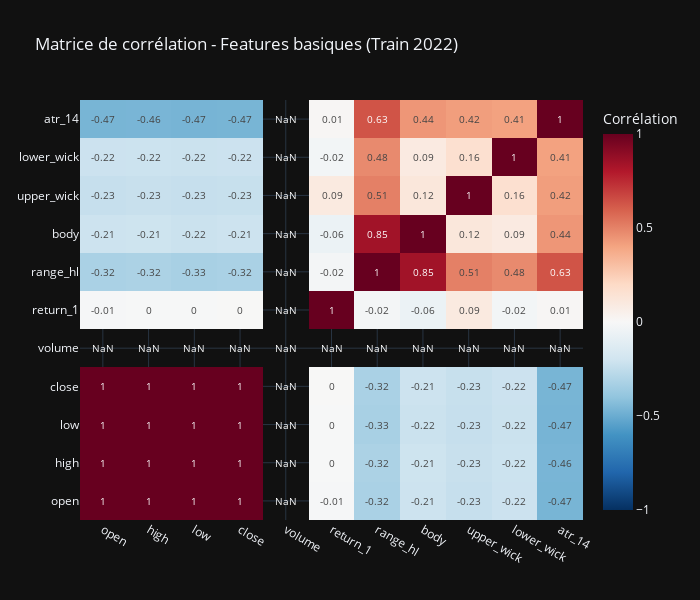

Notebook code cell kept with this figure:
### Markdown cell above
### 8.2 - Matrice de corrélation

### Code cell
corr_cols = ['open', 'high', 'low', 'close', 'volume', 'return_1',
             'range_hl', 'body', 'upper_wick', 'lower_wick', 'atr_14']

corr_matrix = df_train[corr_cols].corr()

fig = go.Figure(data=go.Heatmap(
    z=corr_matrix.values,
    x=corr_cols,
    y=corr_cols,
    colorscale='RdBu_r',
    zmid=0,
    text=np.round(corr_matrix.values, 2),
    texttemplate='%{text}',
    textfont={'size': 10},
    colorbar_title='Corrélation',
))

fig.update_layout(
    title='Matrice de corrélation - Features basiques (Train 2022)',
    height=600,
    width=700,
)
fig.show()

### Figure 1 — Plotly figure (JSON) as saved in the notebook; plotly's stock layout.template omitted (floating-point values rounded to 4 significant figures)
{"data": [{"colorbar": {"title": {"text": "Corrélation"}}, "colorscale": [[0, "rgb(5,48,97)"], [0.1, "rgb(33,102,172)"], [0.2, "rgb(67,147,195)"], [0.3, "rgb(146,197,222)"], [0.4, "rgb(209,229,240)"], [0.5, "rgb(247,247,247)"], [0.6, "rgb(253,219,199)"], [0.7, "rgb(244,165,130)"], [0.8, "rgb(214,96,77)"], [0.9, "rgb(178,24,43)"], [1, "rgb(103,0,31)"]], "text": [[1.0, 1.0, 1.0, 1.0, NaN, -0.01, -0.32, -0.21, -0.23, -0.22, -0.47], [1.0, 1.0, 1.0, 1.0, NaN, -0.0, -0.32, -0.21, -0.23, -0.22, -0.46], [1.0, 1.0, 1.0, 1.0, NaN, -0.0, -0.33, -0.22, -0.23, -0.22, -0.47], [1.0, 1.0, 1.0, 1.0, NaN, 0.0, -0.32, -0.21, -0.23, -0.22, -0.47], [NaN, NaN, NaN, NaN, NaN, NaN, NaN, NaN, NaN, NaN, NaN], [-0.01, -0.0, -0.0, 0.0, NaN, 1.0, -0.02, -0.06, 0.09, -0.02, 0.01], [-0.32, -0.32, -0.33, -0.32, NaN, -0.02, 1.0, 0.85, 0.51, 0.48, 0.63], [-0.21, -0.21, -0.22, -0.21, NaN, -0.06, 0.85, 1.0, 0.12, 0.09, 0.44], [-0.23, -0.23, -0.23, -0.23, NaN, 0.09, 0.51, 0.12, 1.0, 0.16, 0.42], [-0.22, -0.22, -0.22, -0.22, NaN, -0.02, 0.48, 0.09, 0.16, 1.0, 0.41], [-0.47, -0.46, -0.47, -0.47, NaN, 0.01, 0.63, 0.44, 0.42, 0.41, 1.0]], "textfont": {"size": 10}, "texttemplate": "%{text}", "type": "heatmap", "x": ["open", "high", "low", "close", "volume", "return_1", "range_hl", "body", "upper_wick", "lower_wick", "atr_14"], "y": ["open", "high", "low", "close", "volume", "return_1", "range_hl", "body", "upper_wick", "lower_wick", "atr_14"], "z": [[1.0, 1.0, 1.0, 0.9999, NaN, -0.009749, -0.324, -0.2135, -0.2345, -0.2157, -0.4657], [1.0, 1.0, 0.9999, 1.0, NaN, -0.003219, -0.3182, -0.2087, -0.2291, -0.2151, -0.4624], [1.0, 0.9999, 1.0, 1.0, NaN, -0.002932, -0.3299, -0.2189, -0.2347, -0.2204, -0.4687], [0.9999, 1.0, 1.0, 1.0, NaN, 0.003046, -0.3243, -0.2143, -0.2333, -0.216, -0.4656], [NaN, NaN, NaN, NaN, NaN, NaN, NaN, NaN, NaN, NaN, NaN], [-0.009749, -0.003219, -0.002932, 0.003046, NaN, 1.0, -0.02105, -0.06085, 0.09462, -0.02387, 0.01187], [-0.324, -0.3182, -0.3299, -0.3243, NaN, -0.02105, 1.0, 0.8451, 0.5068, 0.4772, 0.6343], [-0.2135, -0.2087, -0.2189, -0.2143, NaN, -0.06085, 0.8451, 1.0, 0.1155, 0.09287, 0.4423], [-0.2345, -0.2291, -0.2347, -0.2333, NaN, 0.09462, 0.5068, 0.1155, 1.0, 0.1638, 0.4198], [-0.2157, -0.2151, -0.2204, -0.216, NaN, -0.02387, 0.4772, 0.09287, 0.1638, 1.0, 0.4087], [-0.4657, -0.4624, -0.4687, -0.4656, NaN, 0.01187, 0.6343, 0.4423, 0.4198, 0.4087, 1.0]], "zmid": 0}], "layout": {"height": 600, "title": {"text": "Matrice de corrélation - Features basiques (Train 2022)"}, "width": 700}}
